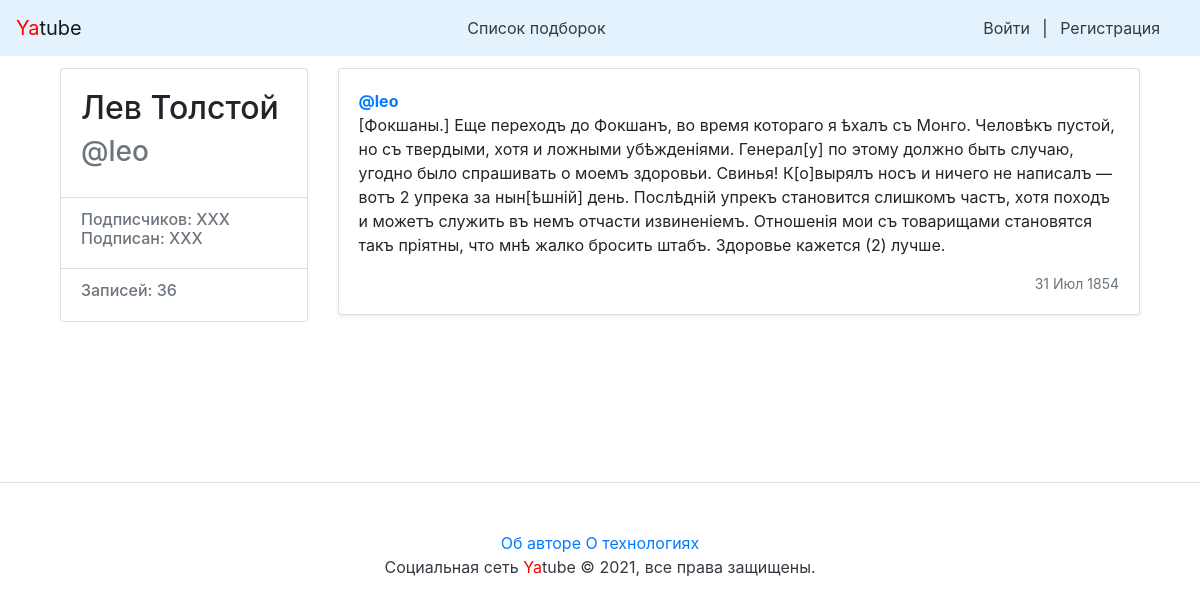
Page /leo/37/ on the committed database.
### posts/models.py (models this page shows, shortened)
class Post(models.Model):
    text = models.TextField(
        verbose_name='Текст записи'
    )
    pub_date = models.DateTimeField(
        verbose_name='Дата публикации',
        auto_now_add=True
    )
    author = models.ForeignKey(
        User, on_delete=models.CASCADE,
        related_name='posts', verbose_name='Автор'
    )
    group = models.ForeignKey(
        Group, on_delete=models.SET_NULL, blank=True, null=True,
        related_name='posts', verbose_name='Подборка записей'
    )
    class Meta:
        ordering = ('-pub_date',)
        verbose_name = 'Запись'
        verbose_name_plural = 'Записи'

### posts/views.py (the view)
# urls.py: path('<str:username>/<int:post_id>/', views.post_view, name='post'),
def post_view(request, username, post_id):
    post = get_object_or_404(Post, author__username=username, id=post_id)
    return render(request, 'posts/post.html',
                  {'post': post, 'author': post.author})

### yatube/context_processors.py (called while the page is built)
def current_year(request):
    return {
        'year': dt.date.today().year,
    }

### posts/templates/posts/post.html (shortened to what this page needs)
{% extends "base.html" %}
{% block content %}
  {% load user_filters %}
  <div class="row">
    <div class="col-md-3 mb-3 mt-1">
      <div class="card">
        <div class="card-body">
          <div class="h2">
            {{ author.get_full_name }}
          </div>
          <div class="h3 text-muted">
            @{{ author.username }}
          </div>
        </div>
        <ul class="list-group list-group-flush">
          <li class="list-group-item">
            <div class="h6 text-muted">
              Подписчиков: XXX <br />
              Подписан: XXX
            </div>
          </li>
          <li class="list-group-item">
            <div class="h6 text-muted">
              Записей: {{ author.posts.count }}
            </div>
          </li>
        </ul>
      </div>
    </div>
    <div class="col-md-9">
      <div class="card mb-3 mt-1 shadow-sm">
        <div class="card-body">
          <p class="card-text">
            <a href="{% url 'profile' username=post.author.username %}">
              <strong class="d-block text-gray-dark">@{{ author.username }}</strong>
            </a>
            {{ post.text|linebreaksbr }}
          </p>
          <div class="d-flex justify-content-between align-items-center">
            <small class="text-muted">{{ post.pub_date|date:"d M Y" }}</small>
          </div>
        </div>
      </div>
    </div>
  </div>
{% endblock %}

### rows in the picture
Post: text "[Фокшаны.] Еще переходъ до Фокшанъ, во время котораго я ѣхалъ съ Монго. Человѣкъ пустой, но съ твердыми, хотя и ложными убѣжденіями. Генерал[у] по этому должно быть случаю, угодно было спрашивать о моемъ здоровьи. Свинья! К[о]вырялъ носъ и ничего не написалъ — вотъ 2 упрека за нын[ѣшній] день. Послѣдній упрекъ становится слишкомъ частъ, хотя походъ и можетъ служить въ немъ отчасти извиненіемъ. Отношенія мои съ товарищами становятся такъ пріятны, что мнѣ жалко бросить штабъ. Здоровье кажется (2) лучше.", pub_date "31 Июл 1854"

### other values in the picture
{{ author.get_full_name }} "Лев Толстой"
{{ author.username }} "leo"
{{ author.posts.count }} "36"
